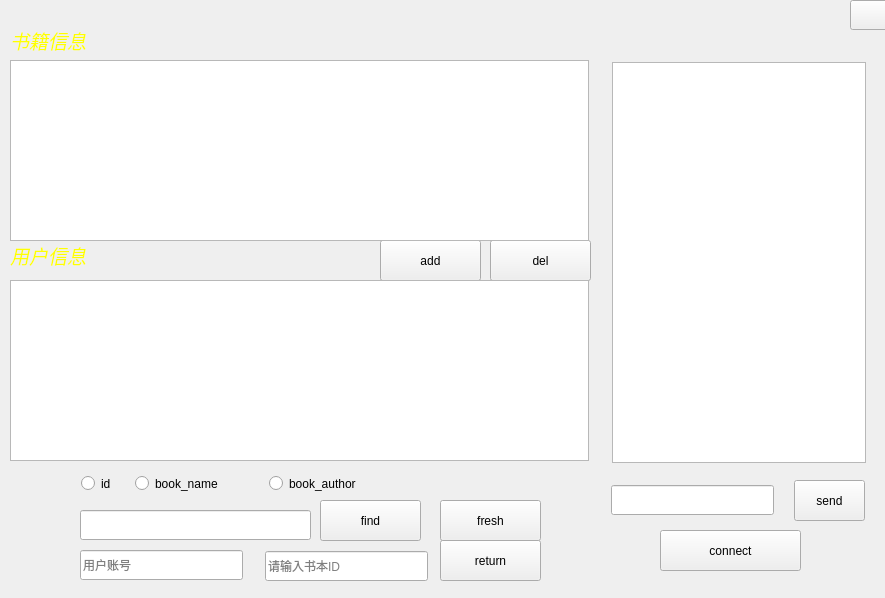
<?xml version="1.0" encoding="UTF-8"?>
<ui version="4.0">
 <class>user_reserch_widget</class>
 <widget class="QWidget" name="user_reserch_widget">
  <property name="geometry">
   <rect>
    <x>0</x>
    <y>0</y>
    <width>885</width>
    <height>598</height>
   </rect>
  </property>
  <property name="windowTitle">
   <string>Form</string>
  </property>
  <property name="styleSheet">
   <string notr="true">QPushButton#connect_pushButton
{
	border-image:url(:/pic/pic/button_login_normal.png)0 0 0 0 strecth strecth
}
QPushButton#connect_pushButton:hover
{
	border-image:url(:/pic/pic/button_login_hover.png)0 0 0 0 strecth strecth
}
QPushButton#connect_pushButton:pressed
{
	border-image:url(:/pic/pic/button_login_down.png)0 0 0 0 strecth strecth
}
QPushButton#pushButton
{
	border-image:url(:/pic/pic/btn_close_normal.png)0 0 0 0 strecth strecth
}
QPushButton#pushButton:hover
{
	border-image:url(:/pic/pic/btn_close_highlight.png)0 0 0 0 strecth strecth
}
QPushButton#pushButton:pressed
{
	border-image:url(:/pic/pic/btn_close_down.png)0 0 0 0 strecth strecth
}
QPushButton#add_pushButton
{
	border-image:url(:/pic/pic/button_login_normal.png)0 0 0 0 strecth strecth
}
QPushButton#add_pushButton:hover
{
	border-image:url(:/pic/pic/button_login_hover.png)0 0 0 0 strecth strecth
}
QPushButton#add_pushButton:pressed
{
	border-image:url(:/pic/pic/button_login_down.png)0 0 0 0 strecth strecth
}
QPushButton#del_pushButton
{
	border-image:url(:/pic/pic/button_login_normal.png)0 0 0 0 strecth strecth
}
QPushButton#del_pushButton:hover
{
	border-image:url(:/pic/pic/button_login_hover.png)0 0 0 0 strecth strecth
}
QPushButton#del_pushButton:pressed
{
	border-image:url(:/pic/pic/button_login_down.png)0 0 0 0 strecth strecth
}
QPushButton#send_pushButton
{
	border-image:url(:/pic/pic/button_login_normal.png)0 0 0 0 strecth strecth
}
QPushButton#send_pushButton:hover
{
	border-image:url(:/pic/pic/button_login_hover.png)0 0 0 0 strecth strecth
}
QPushButton#send_pushButton:pressed
{
	border-image:url(:/pic/pic/button_login_down.png)0 0 0 0 strecth strecth
}
QPushButton#find_pushButton
{
	border-image:url(:/pic/pic/button_login_normal.png)0 0 0 0 strecth strecth
}
QPushButton#find_pushButton:hover
{
	border-image:url(:/pic/pic/button_login_hover.png)0 0 0 0 strecth strecth
}
QPushButton#find_pushButton:pressed
{
	border-image:url(:/pic/pic/button_login_down.png)0 0 0 0 strecth strecth
}
QPushButton#borrow_pushButton
{
	border-image:url(:/pic/pic/button_login_normal.png)0 0 0 0 strecth strecth
}
QPushButton#borrow_pushButton:hover
{
	border-image:url(:/pic/pic/button_login_hover.png)0 0 0 0 strecth strecth
}
QPushButton#borrow_pushButton:pressed
{
	border-image:url(:/pic/pic/button_login_down.png)0 0 0 0 strecth strecth
}
QPushButton#freshButton
{
	border-image:url(:/pic/pic/button_login_normal.png)0 0 0 0 strecth strecth
}
QPushButton#freshButton:hover
{
	border-image:url(:/pic/pic/button_login_hover.png)0 0 0 0 strecth strecth
}
QPushButton#freshButton:pressed
{
	border-image:url(:/pic/pic/button_login_down.png)0 0 0 0 strecth strecth
}</string>
  </property>
  <widget class="QLabel" name="label">
   <property name="geometry">
    <rect>
     <x>10</x>
     <y>20</y>
     <width>101</width>
     <height>41</height>
    </rect>
   </property>
   <property name="text">
    <string>&lt;html&gt;&lt;head/&gt;&lt;body&gt;&lt;p&gt;&lt;span style=&quot; font-size:14pt; font-style:italic; color:#ffff00;&quot;&gt;书籍信息&lt;/span&gt;&lt;/p&gt;&lt;/body&gt;&lt;/html&gt;</string>
   </property>
  </widget>
  <widget class="QLabel" name="label_2">
   <property name="geometry">
    <rect>
     <x>10</x>
     <y>240</y>
     <width>91</width>
     <height>31</height>
    </rect>
   </property>
   <property name="text">
    <string>&lt;html&gt;&lt;head/&gt;&lt;body&gt;&lt;p&gt;&lt;span style=&quot; font-size:14pt; font-style:italic; color:#ffff00;&quot;&gt;用户信息&lt;/span&gt;&lt;/p&gt;&lt;/body&gt;&lt;/html&gt;</string>
   </property>
  </widget>
  <widget class="QPushButton" name="pushButton">
   <property name="geometry">
    <rect>
     <x>850</x>
     <y>0</y>
     <width>41</width>
     <height>30</height>
    </rect>
   </property>
   <property name="text">
    <string/>
   </property>
  </widget>
  <widget class="QLabel" name="label_3">
   <property name="geometry">
    <rect>
     <x>0</x>
     <y>-1</y>
     <width>891</width>
     <height>601</height>
    </rect>
   </property>
   <property name="text">
    <string/>
   </property>
   <property name="pixmap">
    <pixmap resource="pic.qrc">:/pic/pic/2.jpg</pixmap>
   </property>
  </widget>
  <widget class="QRadioButton" name="id_radioButton">
   <property name="geometry">
    <rect>
     <x>81</x>
     <y>471</y>
     <width>47</width>
     <height>25</height>
    </rect>
   </property>
   <property name="text">
    <string>id</string>
   </property>
  </widget>
  <widget class="QRadioButton" name="name_radioButton">
   <property name="geometry">
    <rect>
     <x>135</x>
     <y>471</y>
     <width>127</width>
     <height>25</height>
    </rect>
   </property>
   <property name="text">
    <string>book_name</string>
   </property>
  </widget>
  <widget class="QRadioButton" name="author_radioButton">
   <property name="geometry">
    <rect>
     <x>269</x>
     <y>471</y>
     <width>136</width>
     <height>25</height>
    </rect>
   </property>
   <property name="text">
    <string>book_author</string>
   </property>
  </widget>
  <widget class="QPushButton" name="add_pushButton">
   <property name="geometry">
    <rect>
     <x>380</x>
     <y>240</y>
     <width>101</width>
     <height>41</height>
    </rect>
   </property>
   <property name="text">
    <string>add</string>
   </property>
  </widget>
  <widget class="QLineEdit" name="input_lineEdit">
   <property name="geometry">
    <rect>
     <x>80</x>
     <y>510</y>
     <width>231</width>
     <height>30</height>
    </rect>
   </property>
  </widget>
  <widget class="QPushButton" name="find_pushButton">
   <property name="geometry">
    <rect>
     <x>320</x>
     <y>500</y>
     <width>101</width>
     <height>41</height>
    </rect>
   </property>
   <property name="text">
    <string>find</string>
   </property>
  </widget>
  <widget class="QPushButton" name="del_pushButton">
   <property name="geometry">
    <rect>
     <x>490</x>
     <y>240</y>
     <width>101</width>
     <height>41</height>
    </rect>
   </property>
   <property name="text">
    <string>del</string>
   </property>
  </widget>
  <widget class="QLineEdit" name="lineEdit">
   <property name="geometry">
    <rect>
     <x>80</x>
     <y>550</y>
     <width>163</width>
     <height>30</height>
    </rect>
   </property>
   <property name="placeholderText">
    <string>用户账号</string>
   </property>
  </widget>
  <widget class="QLineEdit" name="id_lineEdit">
   <property name="geometry">
    <rect>
     <x>265</x>
     <y>551</y>
     <width>163</width>
     <height>30</height>
    </rect>
   </property>
   <property name="maximumSize">
    <size>
     <width>300</width>
     <height>16777215</height>
    </size>
   </property>
   <property name="text">
    <string/>
   </property>
   <property name="cursorPosition">
    <number>0</number>
   </property>
   <property name="placeholderText">
    <string>请输入书本ID</string>
   </property>
  </widget>
  <widget class="QPushButton" name="borrow_pushButton">
   <property name="geometry">
    <rect>
     <x>440</x>
     <y>540</y>
     <width>101</width>
     <height>41</height>
    </rect>
   </property>
   <property name="text">
    <string>return</string>
   </property>
  </widget>
  <widget class="QLineEdit" name="send_lineEdit">
   <property name="geometry">
    <rect>
     <x>611</x>
     <y>485</y>
     <width>163</width>
     <height>30</height>
    </rect>
   </property>
  </widget>
  <widget class="QPushButton" name="send_pushButton">
   <property name="geometry">
    <rect>
     <x>794</x>
     <y>480</y>
     <width>71</width>
     <height>41</height>
    </rect>
   </property>
   <property name="text">
    <string>send</string>
   </property>
  </widget>
  <widget class="QPushButton" name="connect_pushButton">
   <property name="geometry">
    <rect>
     <x>660</x>
     <y>530</y>
     <width>141</width>
     <height>41</height>
    </rect>
   </property>
   <property name="text">
    <string>connect</string>
   </property>
  </widget>
  <widget class="QTableView" name="tableView">
   <property name="geometry">
    <rect>
     <x>10</x>
     <y>60</y>
     <width>579</width>
     <height>181</height>
    </rect>
   </property>
  </widget>
  <widget class="QTableView" name="tableView_2">
   <property name="geometry">
    <rect>
     <x>10</x>
     <y>280</y>
     <width>579</width>
     <height>181</height>
    </rect>
   </property>
  </widget>
  <widget class="QListWidget" name="listWidget">
   <property name="geometry">
    <rect>
     <x>612</x>
     <y>62</y>
     <width>254</width>
     <height>401</height>
    </rect>
   </property>
  </widget>
  <widget class="QPushButton" name="freshButton">
   <property name="geometry">
    <rect>
     <x>440</x>
     <y>500</y>
     <width>101</width>
     <height>41</height>
    </rect>
   </property>
   <property name="text">
    <string>fresh</string>
   </property>
  </widget>
  <zorder>label_3</zorder>
  <zorder>label</zorder>
  <zorder>label_2</zorder>
  <zorder>pushButton</zorder>
  <zorder>id_radioButton</zorder>
  <zorder>name_radioButton</zorder>
  <zorder>author_radioButton</zorder>
  <zorder>add_pushButton</zorder>
  <zorder>input_lineEdit</zorder>
  <zorder>find_pushButton</zorder>
  <zorder>del_pushButton</zorder>
  <zorder>lineEdit</zorder>
  <zorder>id_lineEdit</zorder>
  <zorder>borrow_pushButton</zorder>
  <zorder>send_lineEdit</zorder>
  <zorder>send_pushButton</zorder>
  <zorder>connect_pushButton</zorder>
  <zorder>tableView</zorder>
  <zorder>tableView_2</zorder>
  <zorder>listWidget</zorder>
  <zorder>freshButton</zorder>
 </widget>
 <resources>
  <include location="pic.qrc"/>
 </resources>
 <connections>
  <connection>
   <sender>pushButton</sender>
   <signal>clicked()</signal>
   <receiver>user_reserch_widget</receiver>
   <slot>close()</slot>
   <hints>
    <hint type="sourcelabel">
     <x>872</x>
     <y>25</y>
    </hint>
    <hint type="destinationlabel">
     <x>803</x>
     <y>32</y>
    </hint>
   </hints>
  </connection>
 </connections>
</ui>
